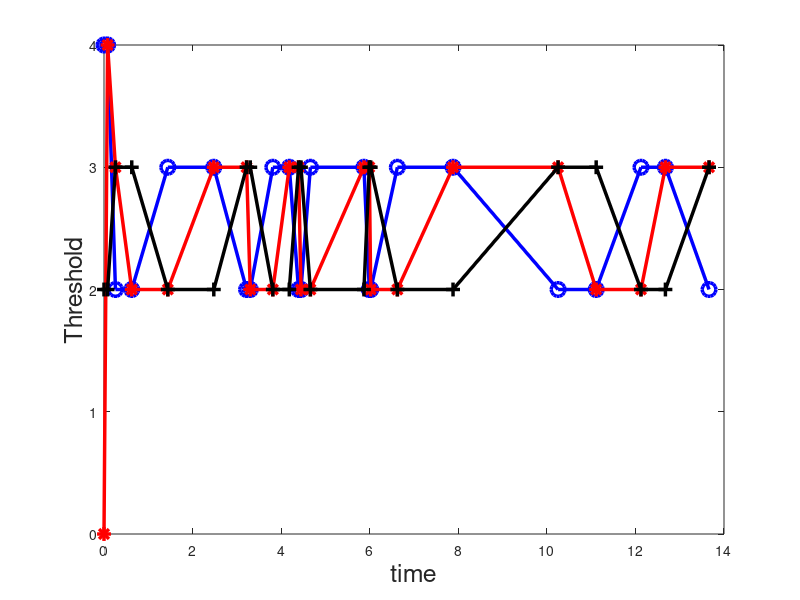

MATLAB code to generate this figure: (Note: this script raises an error after producing the figure.)
% convergence (WiOpt 20)
clear
N = 3;
B = randi([0, 10], 1, N);%[100,200,330, 500];
lambda = 6;
mu = 4;
rho = lambda/ mu;
k = 30;
c = 10;
B_range = 0 : 100;
T = 15;
t = 0;
q = @(x) (x+1)./(rho.^(x+1) - 1) + x + 1/(1-rho); % queue length function
pi = @(x) (rho.^x - rho.^(x+1))./(1 - rho.^(x+1)); % probability function
cost = zeros(length(B_range), N); %cost function value
% W_0 = rho * (log(rho) + 1 - rho)/(lambda * (1 - rho) * log(rho) );
% klambda_square = k * lambda^2/c^2;
% B_track = zeros(T, N);
count = 0;

while t < T
    B_track(count+1,:) = B;
    time(count+1) = t;
    for n  = 1 : N
        % B_minus = B;
        % B_minus(n) = [];
        cost(:,n) =  q(B_range)/lambda + k*((lambda * sum(pi(B)))/(N * c))^2 * pi(B_range);
        [min_cost,index] = min(cost(:,n));
        B(n) = B_range(index); % update B
    end
    t = t + exprnd(1);
    count = count + 1;
end

figure(1)
plot(time,B_track(:,1), 'b-o','LineWidth',2.5,'MarkerSize',10)
hold on
plot(time,B_track(:,2), 'r-*','LineWidth',2.5,'MarkerSize',10)
plot(time,B_track(:,3), 'k-+','LineWidth',2.5,'MarkerSize',10)
%plot(time,B_track(:,4), 'c-^','LineWidth',2.5,'MarkerSize',10)
%plot(time,B_track(:,5), 'm->','LineWidth',2.5,'MarkerSize',10)
xlabel('time','FontSize', 18)
ylabel('Threshold','FontSize', 18)
title('\rho = ' + string(rho) + ', c = ' + string(c) ...
    + ', \lambda = ' + string(lambda) + ', k = ' + string(k) , 'FontSize', 18)
legend({'user 1', 'user 2', 'user 3'}, 'FontSize', 18)
% set(gca,'FontSize',18)
grid on

figure(2)
plot(cost(:,3), 'b-o','LineWidth',2.5,'MarkerSize',10)